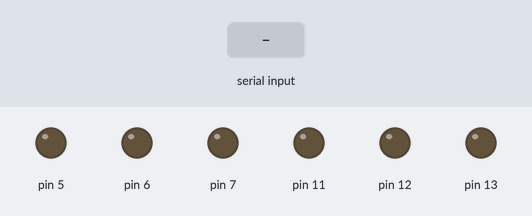
Simulated run of this sketch. Board: Arduino Uno, built with avr-gcc and run on an emulated ATmega328P. Parts: output pins drawn as LEDs (lit = HIGH). Inputs (shaded band) come from the test bench.

Above: at 7.4 s.
7.5 s: "E" received over Serial
At 8.8 s:
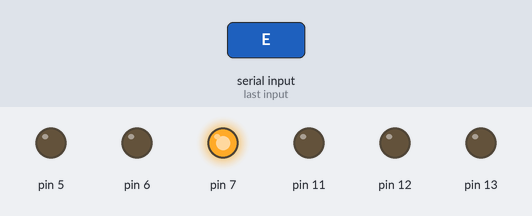
At 10.3 s:
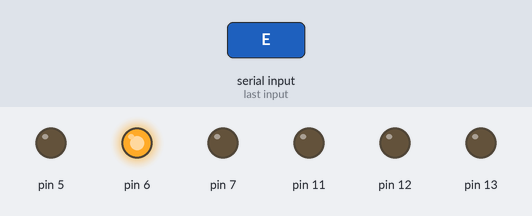
Timing chart, 0 to 14.5 s (numbered marks = the images above; inputs shaded):
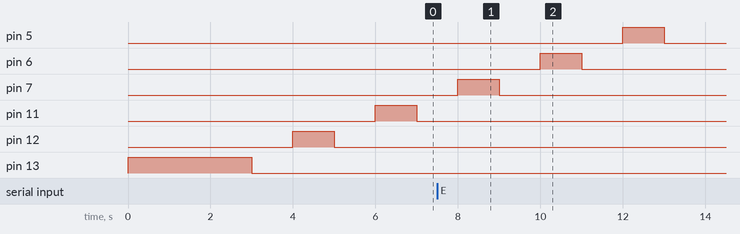

The sketch:

semaforoArduino.ino
```cpp
bool emergencia = false; //modo emergencia

void setup()
{
  Serial.begin(9600);

  pinMode(13, OUTPUT);
  pinMode(12, OUTPUT);
  pinMode(11, OUTPUT);
  pinMode(7, OUTPUT);
  pinMode(6, OUTPUT);
  pinMode(5, OUTPUT);
  pinMode(1, OUTPUT);
  pinMode(0, OUTPUT);

}

void loop()
{
  // ver se existe algum imput
  if (Serial.available() > 0) {

    char incomingByte = Serial.read();

    // se imput existir e for "E" modo emergencia = verdadeiro
    if (incomingByte == 'E') {
      emergencia = true;
    }
  }
	// se emergencia = verdadeiro, piscar LED amarelo
  if (emergencia) {
	for (int i = 0; i < 6; i++) {
    digitalWrite(9, HIGH);
    delay(500);
    digitalWrite(9, LOW);
    delay(500);
  }
    // retornar emergencia para falso para continuar o loop
    emergencia = false;
    return;
  }


  digitalWrite(13, HIGH); // Semaforo A ligado
  delay(3000);
  digitalWrite(13, LOW);
  delay(1000);

  digitalWrite(12, HIGH); // Semaforo A ligado
  delay(1000);
  digitalWrite(12, LOW);
  delay(1000);

  digitalWrite(11, HIGH); // Semaforo A desligado
  delay(1000);
  digitalWrite(11, LOW);
  delay(1000);

  digitalWrite(7, HIGH); // Semaforo B ligado
  delay(1000);
  digitalWrite(7, LOW);
  delay(1000);

  digitalWrite(6, HIGH); // Semaforo B ligado
  delay(1000);
  digitalWrite(6, LOW);
  delay(1000);

  digitalWrite(5, HIGH); // Semaforo B desligado
  delay(1000);
  digitalWrite(5, LOW);
  delay(1000);

  digitalWrite(8, HIGH); // Pedestres podem passar
  delay(1000);
  digitalWrite(8, LOW);
  delay(1000);


}
```

Measured:
- after the input at 7.5 s, pin 13: stays LOW (without the input it goes to HIGH after 8.5 s)
